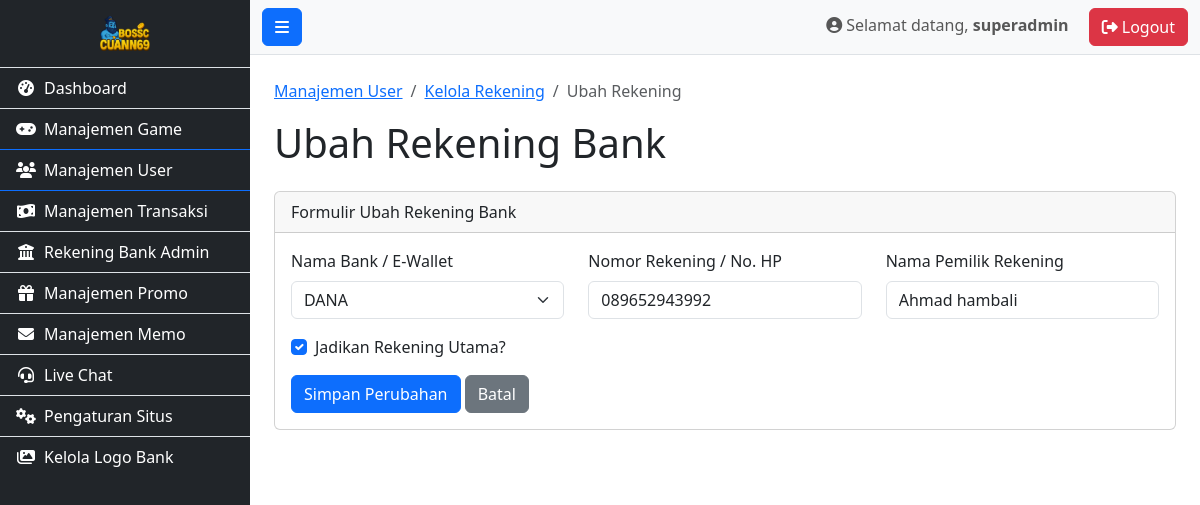
/admin/edit_user_bank.php?id=45 (signed in), run on the app's committed database.
### tables this page shows
CREATE TABLE `user_banks` (
  `id` int(11) NOT NULL,
  `user_id` int(11) NOT NULL,
  `bank_name` varchar(50) NOT NULL,
  `account_number` varchar(50) NOT NULL,
  `account_name` varchar(100) NOT NULL,
  `is_primary` tinyint(1) NOT NULL DEFAULT 0,
  `created_at` timestamp NOT NULL DEFAULT current_timestamp()
);

CREATE TABLE `payment_methods` (
  `id` int(11) NOT NULL,
  `method_name` varchar(100) NOT NULL COMMENT 'Nama lengkap metode, cth: Bank Central Asia',
  `method_code` varchar(20) NOT NULL COMMENT 'Kode singkat unik, cth: BCA',
  `method_type` enum('Bank','E-Wallet','Virtual Account','Pulsa') NOT NULL COMMENT 'Jenis metode pembayaran',
  `logo` varchar(255) DEFAULT NULL COMMENT 'Nama file logo',
  `min_length` int(2) DEFAULT 8,
  `max_length` int(2) DEFAULT 16,
  `is_active` tinyint(1) NOT NULL DEFAULT 1 COMMENT '1 = Aktif, 0 = Tidak Aktif'
);

### admin/edit_user_bank.php (the view, shortened to what this page needs)
<?php
require_once 'includes/header.php';
require_once 'includes/sidebar.php';
$bank_id = $_GET['id'];
$stmt = $conn->prepare("SELECT * FROM user_banks WHERE id = ?");
$stmt->bind_param("i", $bank_id);
$stmt->execute();
$result = $stmt->get_result();
if ($result->num_rows === 1) {
    $bank = $result->fetch_assoc();
    $user_id = $bank['user_id'];
} else {
    $_SESSION['error_message'] = "Rekening bank tidak ditemukan.";
    header("Location: manage_users.php");
    exit();
}
$payment_methods_result = $conn->query("SELECT method_code, method_name, method_type FROM payment_methods WHERE is_active = 1 ORDER BY method_type, method_name ASC");
$payment_options = [];
while ($row = $payment_methods_result->fetch_assoc()) {
    $payment_options[$row['method_type']][] = $row;
}
?>
<nav aria-label="breadcrumb">
    <ol class="breadcrumb">
        <li class="breadcrumb-item"><a href="manage_users.php">Manajemen User</a></li>
        <li class="breadcrumb-item"><a href="view_user_banks.php?user_id=<?php echo $user_id; ?>">Kelola Rekening</a></li>
        <li class="breadcrumb-item active" aria-current="page">Ubah Rekening</li>
    </ol>
</nav>
<h1 class="mb-4">Ubah Rekening Bank</h1>
<div class="card">
    <div class="card-header">Formulir Ubah Rekening Bank</div>
    <div class="card-body">
        <form action="edit_user_bank.php?id=<?php echo $bank_id; ?>" method="post">
            <div class="row">
                <div class="col-md-4 mb-3">
                    <label for="bank_name" class="form-label">Nama Bank / E-Wallet</label>
                    <select class="form-select" id="bank_name" name="bank_name" required>
                        <?php foreach ($payment_options as $type => $methods): ?>
                            <optgroup label="<?php echo $type; ?>">
                                <?php foreach ($methods as $method): ?>
                                    <option value="<?php echo $method['method_code']; ?>" <?php if ($bank['bank_name'] == $method['method_code']) echo 'selected'; ?>>
                                        <?php echo htmlspecialchars($method['method_name']); ?>
                                    </option>
                                <?php endforeach; ?>
                            </optgroup>
                        <?php endforeach; ?>
                    </select>
                </div>
                <div class="col-md-4 mb-3">
                    <label for="account_number" class="form-label">Nomor Rekening / No. HP</label>
                    <input type="text" class="form-control" id="account_number" name="account_number" value="<?php echo htmlspecialchars($bank['account_number']); ?>" required>
                </div>
                <div class="col-md-4 mb-3">
                    <label for="account_name" class="form-label">Nama Pemilik Rekening</label>
                    <input type="text" class="form-control" id="account_name" name="account_name" value="<?php echo htmlspecialchars($bank['account_name']); ?>" required>
                </div>
            </div>
            <div class="mb-3 form-check">
                <input type="checkbox" class="form-check-input" id="is_primary" name="is_primary" value="1" <?php if ($bank['is_primary'] == 1) echo 'checked'; ?>>
                <label class="form-check-label" for="is_primary">Jadikan Rekening Utama?</label>
            </div>
            <button type="submit" class="btn btn-primary">Simpan Perubahan</button>
            <a href="view_user_banks.php?user_id=<?php echo $user_id; ?>" class="btn btn-secondary">Batal</a>
        </form>
    </div>
</div>
<?php
require_once 'includes/footer.php';
?>

### data on the page
user_banks: bank_name "DANA", account_number "089652943992", account_name "Ahmad hambali", is_primary "☑"

### other printed values
$_SESSION['admin_username'] "superadmin"
